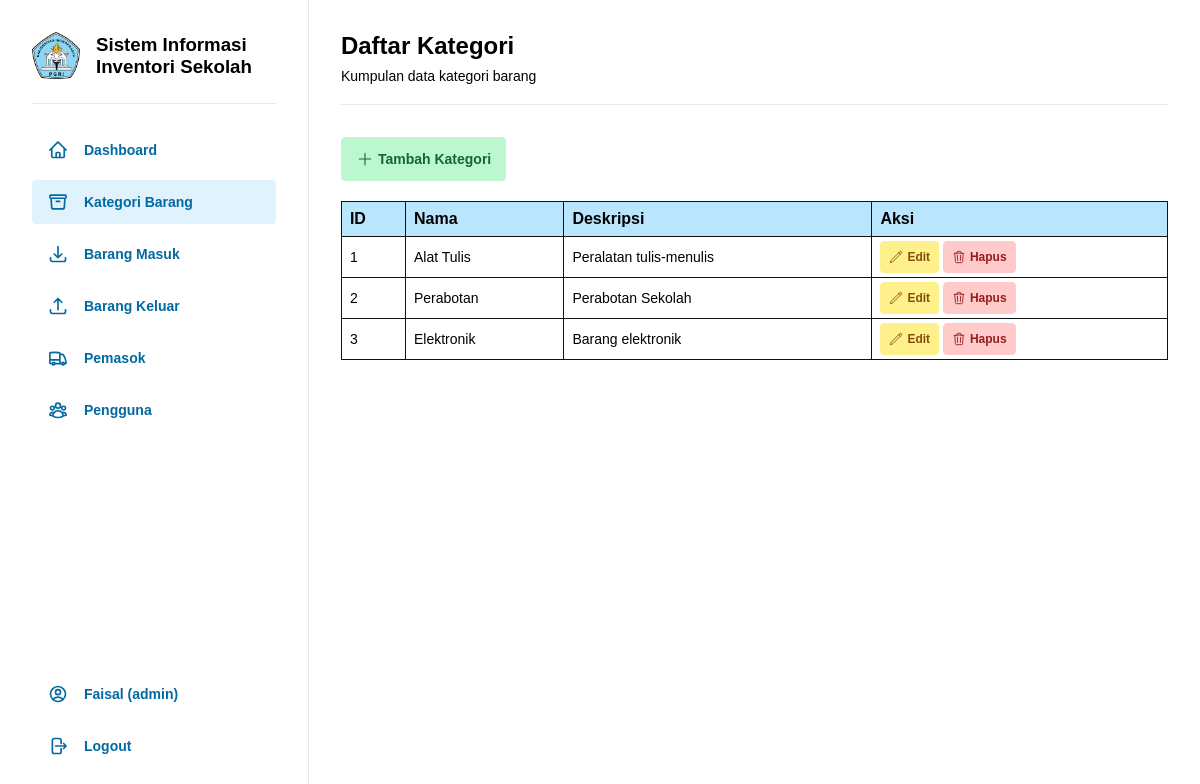
The page /pages/kategori/index.php (signed in) on the database its author committed.
### tables this page shows
CREATE TABLE `kategori` (
  `id_kategori` int(11) NOT NULL,
  `nama_kategori` varchar(100) NOT NULL,
  `deskripsi` text
);

### pages/kategori/index.php (the view, shortened to what this page needs)
<?php
  include '../../config/database.php';
  include '../../includes/header.php';
  $query = $pdo->query("SELECT * FROM kategori");
  $categories = $query->fetchAll(PDO::FETCH_ASSOC);
?>
<div class="content flex-column">
    <h2 class="mb-8">Daftar Kategori</h2>
    <p class="small">Kumpulan data kategori barang</p>
    <hr class="mt-20 mb-32">
    <a class="green self-baseline items-center gap-4" href="add.php">
      <img src="../../assets/images/icons/add.svg" alt="add icon">
      <span>Tambah Kategori</span>
    </a>
    <table class="table-view mt-20">
        <thead>
            <tr>
                <th>ID</th>
                <th>Nama</th>
                <th>Deskripsi</th>
                <th>Aksi</th>
            </tr>
        </thead>
        <tbody>
            <?php foreach ($categories as $category): ?>
            <tr>
                <td><?php echo htmlspecialchars($category['id_kategori']); ?></td>
                <td><?php echo htmlspecialchars($category['nama_kategori']); ?></td>
                <td><?php echo htmlspecialchars($category['deskripsi']); ?></td>
                <td>
                    <a class="yellow btn-sm items-center gap-4" href="edit.php?id=<?php echo $category['id_kategori']; ?>">
                        <img src="../../assets/images/icons/edit.svg" alt="edit icon">
                        <span>Edit</span>
                    </a>
                    <a class="red btn-sm items-center gap-4" href="delete.php?id=<?php echo $category['id_kategori']; ?>" onclick="return confirm('Apakah Anda yakin ingin menghapus kategori ini?');">
                        <img src="../../assets/images/icons/bin.svg" alt="delete icon">
                        <span>Hapus</span>
                    </a>
                </td>
            </tr>
            <?php endforeach; ?>
        </tbody>
    </table>
</div>
<?php include '../../includes/footer.php'; ?>

### assets/css/style.css (style rules this page uses)
* { box-sizing: border-box; margin: 0; padding: 0; font-family: sans-serif; }
.mt-20 { margin-top: 20px; }
.mb-8 { margin-bottom: 8px; }
.mb-32 { margin-bottom: 32px; }
.gap-4 { gap: 4px; }
.flex-column { display: flex; flex-direction: column; }
.items-center { align-items: center; }
.self-baseline { align-self: baseline; }
hr { height: 1px; background-color: #e5e7eb; border: 0; margin-block: 8px; }
button.green, a.green { padding: 12px 14px; color: #166534; background-color: #bbf7d0; border: 1px solid #bbf7d0; border-radius: 4px; font-weight: 600; font-size: 14px; text-decoration: none; }
button.yellow, a.yellow { padding: 12px 14px; color: #854d0e; background-color: #fef08a; border: 1px solid #fef08a; border-radius: 4px; font-weight: 600; font-size: 14px; text-decoration: none; }
button.red, a.red { padding: 12px 14px; color: #991b1b; background-color: #fecaca; border: 1px solid #fecaca; border-radius: 4px; font-weight: 600; font-size: 14px; text-decoration: none; }
button.btn-sm, a.btn-sm { padding: 8px; font-size: 12px; }
a { display: flex; }
table tbody tr td a { display: inline-flex; }
.content { width: 100%; padding: 32px; }
.small { font-size: 14px; }
table { width: 100%; border-collapse: collapse; }
table.table-view tr th { background-color: #bae6fd; border: 1px solid #111111; padding: 8px; text-align: left; }
table.table-view tr td { border: 1px solid #111111; padding: 4px 8px; font-size: 14px; text-align: left; }

### rows shown on the page
kategori: id_kategori "1", nama_kategori "Alat Tulis", deskripsi "Peralatan tulis-menulis"
kategori: id_kategori "2", nama_kategori "Perabotan", deskripsi "Perabotan Sekolah"
kategori: id_kategori "3", nama_kategori "Elektronik", deskripsi "Barang elektronik"

### other values the page prints
$username "Faisal"
$role "admin"
